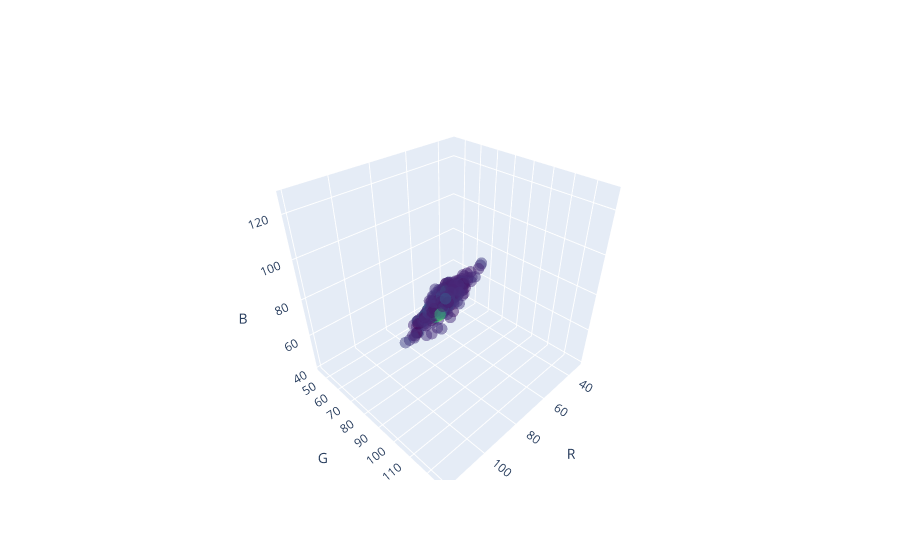

The notebook cell this image was saved under:
### Markdown cell above
<img src="https://i.ibb.co/YRT9mmY/plotly-2.png">

### Code cell
import plotly.graph_objects as go

fig = go.Figure()

fig.add_trace(
    go.Scatter3d(
        x=df_dhs_daylight['R_mean'],
        y=df_dhs_daylight['G_mean'],
        z=df_dhs_daylight['B_mean'],
        name = 'Red',
        marker=dict(
            size=4,
            color=df_dhs_daylight['cluster_wealth_mean'],                
            colorscale='Viridis',
            opacity=0.5,
        ),
        mode='markers',
    )
)

fig.update_layout(
    scene = dict(
        xaxis = dict(
            title='R'
        ),
        yaxis = dict(
            title='G'
        ),
        zaxis = dict(
            title='B'
        ),
    )
)

fig.show()

### Figure 1 — Plotly figure (JSON) as saved in the notebook; plotly's stock layout.template omitted (floating-point values rounded to 4 significant figures; data arrays with more than 128 entries replaced by an {"elided": "..."} marker saying what was removed)
{"data": [{"marker": {"color": {"elided": "492 float values"}, "colorscale": [[0, "#440154"], [0.1111, "#482878"], [0.2222, "#3e4989"], [0.3333, "#31688e"], [0.4444, "#26828e"], [0.5556, "#1f9e89"], [0.6667, "#35b779"], [0.7778, "#6ece58"], [0.8889, "#b5de2b"], [1, "#fde725"]], "opacity": 0.5, "size": 4}, "mode": "markers", "name": "Red", "type": "scatter3d", "x": {"elided": "492 float values"}, "y": {"elided": "492 float values"}, "z": {"elided": "492 float values"}}], "layout": {"scene": {"xaxis": {"title": {"text": "R"}}, "yaxis": {"title": {"text": "G"}}, "zaxis": {"title": {"text": "B"}}}}}
